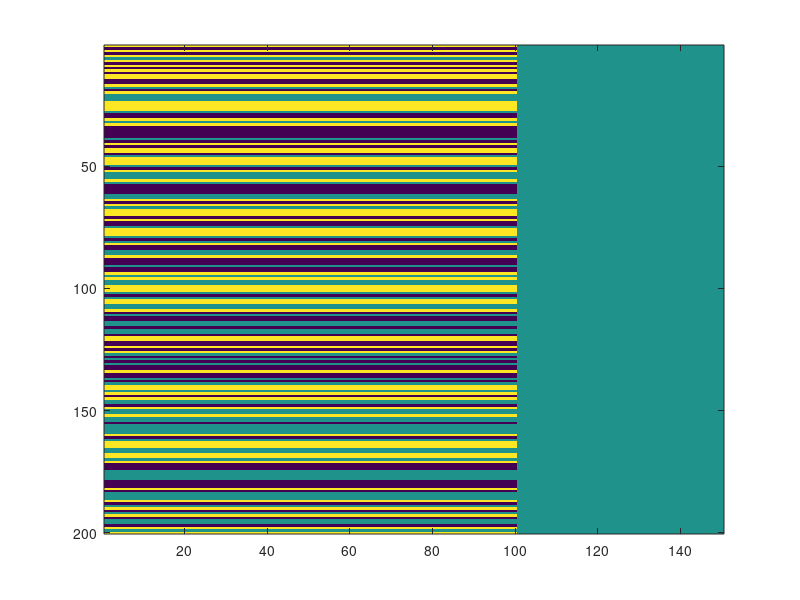

Write the MATLAB code that produced this figure. (Note: this script raises an error after producing the figure.)
%%Script to generate some synthetic Gaussian data with which to
%test MDI
%%----------------------------------------------------------------------
%% DEFINE USEFUL VALUES ------------------------------------------------
%%----------------------------------------------------------------------
nDataItems      = 200;
nClusters       = 3;
nSignalFeatures = 100;
nNoiseFeatures  = 50;
signalLevel     = 30;
nFeatures       = nSignalFeatures + nNoiseFeatures;
outputPath      = 'Data/synth_data/';
outputFile1     = [outputPath, 'aGaussianTestData1.csv'];
outputFile2     = [outputPath, 'aGaussianTestData2.csv'];
%%----------------------------------------------------------------------
%% CONSTRUCT SYNTHETIC DATA --------------------------------------------
%%----------------------------------------------------------------------
data        = zeros(nDataItems, nFeatures);
signalArray = ceil((1:nDataItems)*nClusters/nDataItems);
signalArray = signalArray - mean(signalArray);
signalArray = signalLevel * signalArray / nClusters;
%%RANDOMLY SHUFFLE THE ITEMS
[dum, sortIndex] = sort(rand(1, nDataItems));
signalArray      = signalArray(sortIndex);
%%ASSIGN THE SIGNAL FEATURES
for i=1:nSignalFeatures
  data(:, i) = data(:, i) + signalArray';
end
imagesc(data)
%%----------------------------------------------------------------------
%% CONSTRUCT ITEM, FEATURE NAMES ---------------------------------------
%%----------------------------------------------------------------------
itemNames    = cell(1, nDataItems);
featureNames = cell(1, nFeatures);
for i=1:nDataItems
  itemNames{i} = ['DataItem', num2str(i)];
end
for i=1:nSignalFeatures
  featureNames{i} = ['SignalFeature', num2str(i)];
end
for i=1:nNoiseFeatures
  featureNames{i+nSignalFeatures} = ['NoiseFeature', num2str(i)];
end
%%----------------------------------------------------------------------
%% WRITE DATA SETS OUT TO FILE -----------------------------------------
%%----------------------------------------------------------------------
for k=1:2
  outputFile = [outputPath, 'GaussianTestData', num2str(k),'.csv'];
  %%ADD A NOISE REALISATION TO THE DATA
  outputData = data + randn(nDataItems, nFeatures);  
  %%WRITE HEADER TO FILE
  outputString = '';
  for i=1:nFeatures, outputString = [outputString, ', ', featureNames{i}, '_D', num2str(k)];, end
  outputString = [outputString, '\n'];
  fid = fopen(outputFile, 'wt');
  fprintf(fid, outputString); 
  %%WRITE EACH LINE OUT TO FILE
  for i=1:nDataItems
    outputString = itemNames{i};
    for j=1:nFeatures
      outputString = [outputString, ', ', num2str(outputData(i,j))];
    end
    outputString = [outputString, '\n'];
    fprintf(fid, outputString); 
  end
  fclose(fid);
end
%%*****************************************************************************
%%*** END OF THE SCRIPT *******************************************************
%%*****************************************************************************
%%----------------------------------------------------------------------
%% ----------------------------------------
%%----------------------------------------------------------------------

